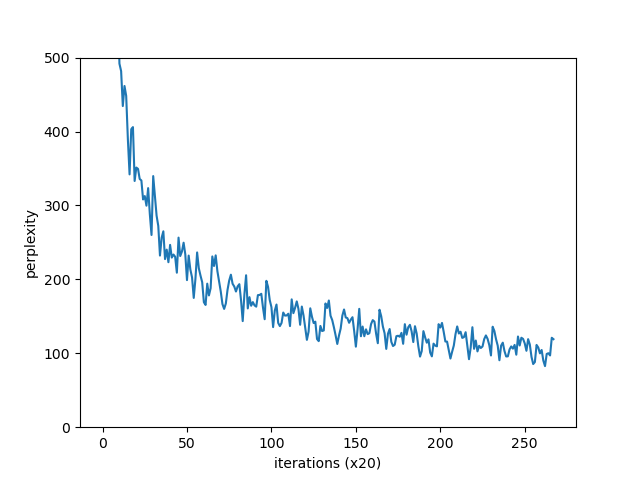

Source code (Python):
# coding: utf-8
import sys
sys.path.append('..')
import pickle
from dataset import ptb
from rnnlm_trainer import RnnlmTrainer
from rnnlm_trainer import eval_perplexity

GPU = False # 是否使用 GPU 的标志

if GPU:
    import cupy as np
    np.cuda.set_allocator(np.cuda.MemoryPool().malloc)

    print('\033[92m' + '-' * 60 + '\033[0m')
    print(' ' * 23 + '\033[92mGPU Mode (cupy)\033[0m')
    print('\033[92m' + '-' * 60 + '\033[0m\n')
else:
    import numpy as np

# ============================= 公用函数 =============================
def to_cpu(x):
    import numpy
    if type(x) == numpy.ndarray:
        return x
    return np.asnumpy(x)

def to_gpu(x):
    import cupy
    if type(x) == cupy.ndarray:
        return x
    return cupy.asarray(x)

'''
Softmax 函数
'''
def softmax(x):
    if x.ndim == 2:
        x = x - x.max(axis=1, keepdims=True)
        x = np.exp(x)
        x /= x.sum(axis=1, keepdims=True)
    elif x.ndim == 1:
        x = x - np.max(x)
        x = np.exp(x) / np.sum(np.exp(x))

    return x

'''
Sigmoid 函数
其导数为 y' = y * (1 - y)
'''
def sigmoid(x):
    return 1 / (1 + np.exp(-x))

# ============================= 基本层的实现 =============================
# 以后实现的层都有 params（eg.权重和偏置）和 grads 实例变量，由于可能有多个参数，所以均使用列表存储
# 所有的层都有 forward() 和 backward() 方法

'''
Embedding 层
'''
class Embedding:
    def __init__(self, W):
        self.params = [W]
        self.grads = [np.zeros_like(W)]
        self.idx = None # 保存需要提取的行的索引（单词ID）

    def forward(self, idx):
        W, = self.params # 这里的逗号为了取出权重 W 而不是 [W]
        self.idx = idx
        out = W[idx] # 根据 idx 提取对应的权重行
        return out # 返回提取后的权重值

    def backward(self, dout):
        dW, = self.grads
        dW[...] = 0 # 初始化为零矩阵

        if GPU:
            import cupyx
            cupyx.scatter_add(dW, self.idx, dout)
        else:
            np.add.at(dW, self.idx, dout)
        return None

'''
LSTM 层：Long Short-term Memory（长短期记忆）的缩写，意思是长时间维持短期记忆
【正向传播】如下：
- 输入端：c_prev(N, H), h_prev(N, H), x_t(N, D)
- 权重：Wx(D, 4H), Wh(H, 4H), b(N, 4H)
- 仿射变换：
  - f = sigmoid(x_t Wx[:, H] + h_prev Wh[:, H] + b), f(N, H)
  - g = tanh(x_t Wx[:, H:2*H] + h_prev Wh[:, H:2*H] + b), g(N, H)
  - i = sigmoid(x_t Wx[:, 2*H:3*H] + h_prev Wh[:, 2*H:3*H] + b), i(N, H)
  - o = sigmoid(x_t Wx[:, 3*H:4*H] + h_prev Wh[:, 3*H:4*H] + b), o(N, H)
- 输出端：
  - c_next = f * c_prev + g * i (* 为哈达玛积), c_next(N, H)
  - h_next = o * tanh(c_next) (* 为哈达玛积), h_next(N, H)
【反向传播】直接见如下代码（以及《深度学习进阶：自然语言处理》P242图）
'''
class LSTM:
    def __init__(self, Wx, Wh, b):
        self.params = [Wx, Wh, b]
        self.grads = [np.zeros_like(Wx), np.zeros_like(Wh), np.zeros_like(b)]
        self.cache = None

    def forward(self, x, h_prev, c_prev):
        Wx, Wh, b = self.params
        N, H = h_prev.shape

        # 4 个仿射变换整合为一个式子进行，A(N, 4H)
        A = np.dot(x, Wx) + np.dot(h_prev, Wh) + b

        # slice
        f = A[:, :H]
        g = A[:, H:2*H]
        i = A[:, 2*H:3*H]
        o = A[:, 3*H:]

        f = sigmoid(f)
        g = np.tanh(g)
        i = sigmoid(i)
        o = sigmoid(o)

        c_next = f * c_prev + g * i
        h_next = o * np.tanh(c_next)

        self.cache = (x, h_prev, c_prev, i, f, g, o, c_next)
        return h_next, c_next

    def backward(self, dh_next, dc_next):
        Wx, Wh, b = self.params
        x, h_prev, c_prev, i, f, g, o, c_next = self.cache

        tanh_c_next = np.tanh(c_next)
        dh_s = o * dh_next
        dc_s = dc_next + dh_s * (1 - tanh_c_next**2)

        dc_prev = f * dc_s
        df = c_prev * dc_s
        dg = i * dc_s
        di = g * dc_s
        do = tanh_c_next * dh_next

        df *= f * (1 - f)
        dg *= (1 - g**2)
        di *= i * (1 - i)
        do *= o * (1 - o)

        # np.hstack() 在水平方向上将矩阵拼接起来
        dA = np.hstack((df, dg, di, do))

        dWh = np.dot(h_prev.T, dA)
        dWx = np.dot(x.T, dA)
        db = dA.sum(axis=0)
        dx = np.dot(dA, Wx.T)
        dh_prev = np.dot(dA, Wh.T)

        self.grads[0][...] = dWx
        self.grads[1][...] = dWh
        self.grads[2][...] = db

        return dx, dh_prev, dc_prev

# ============================= Time 层的实现 =============================
# 以后实现的层都有 params（eg.权重和偏置）和 grads 实例变量，由于可能有多个参数，所以均使用列表存储
# 所有的层都有 forward() 和 backward() 方法

'''
Time Embedding 层：由多个 Embedding 层组成，每个层之间不用连接，单独处理即可
- 输入端：x_s(N, T)，其中每个 Embedding 层输入为 x_i(N, )
- 参数：每个 Embedding 层的权重大小为 W(V, D)
- 输出端：将 x_s 作为行索引提取 W，形成 out(N, T, D)
  - 其中：每个 Embedding 层将 x_i(N, ) 作为行索引提取 W，输出为 out_i(N, D)
'''
class TimeEmbedding:
    def __init__(self, W):
        self.params = [W]
        self.grads = [np.zeros_like(W)]
        self.layers = None
        self.W = W

    def forward(self, xs):
        N, T = xs.shape
        V, D = self.W.shape

        out = np.empty((N, T, D), dtype='f')
        self.layers = []

        for t in range(T):
            layer = Embedding(self.W)
            out[:, t, :] = layer.forward(xs[:, t])
            self.layers.append(layer)

        return out

    def backward(self, dout):
        N, T, D = dout.shape

        grad = 0
        for t in range(T):
            layer = self.layers[t]
            layer.backward(dout[:, t, :])
            grad += layer.grads[0]

        self.grads[0][...] = grad
        return None

'''
Time LSTM 层：由多个 LSTM 层组成
正向传播过程如下：  
-----------------------------------------------------------------------------------------------------------------
x_s(N,T,D)=                    x_0(N,D)              x_1(N,D)              x_2(N,D)  x_T(N,D)  
                               |                       |                     |         |
                               |                       |                     |         |
                               V                       V                     V         V
上一个TimeLSTM层 --c,h(N,H)--> LSTM_0 --c,h_0(N,H)--> LSTM_1 --c,h_1(N,H)--> LSTM_2 ... LSTM_T --c,h_T(N,H)--> 下一个TimeLSTM层
                                  |                  |                     |           |
                                  |                  |                     |           |
                                  V                  V                     V           V
h_s(N,T,H)=                      h_0(N,H)           h_1(N,H)             h_2(N,H)    h_T(N,H)   
-----------------------------------------------------------------------------------------------------------------
反向传播过程如下：
-----------------------------------------------------------------------------------------------------------------
dx_s(N,T,D)=                   dx_0(N,D)                dx_1(N,D)                  dx_2(N,D) dx_T(N,D) 
                                 ^                           ^                          ^         ^ 
                                 |                           |                          |         |
                                 |                           |                          |         |
上一个TimeLSTM层 <--dc,dh(N,H)-- LSTM_0 <--dc_0,dh_0(N,H)-- LSTM_1 <--dc_1,dh_1(N,H)-- LSTM_2 ... LSTM_T
                                ^                             ^                         ^          ^
                                |                             |                         |          |
                                |                             |                         |          |
dh_s(N,T,H)=                   dhs_0(N,H)                 dhs_1(N,H)               dhs_2(N,H) dhs_T(N,H)   
-----------------------------------------------------------------------------------------------------------------     
RNN 层各权重矩阵的尺寸：Wx(D, 4H), Wh(H, 4H), b(N, 4H)  
'''
class TimeLSTM:
    def __init__(self, Wx, Wh, b, stateful=False):
        self.params = [Wx, Wh, b]
        self.grads = [np.zeros_like(Wx), np.zeros_like(Wh), np.zeros_like(b)]
        self.layers = None

        self.h, self.c = None, None
        self.dh = None
        self.stateful = stateful

    # 设定隐藏状态
    def set_state(self, h, c):
        self.h, self.c = h, c

    # 重设隐藏状态
    def reset_state(self):
        self.h, self.c = None, None

    def forward(self, xs):
        Wx, Wh, b = self.params
        N, T, D = xs.shape
        H = Wh.shape[0]

        self.layers = []
        hs = np.empty((N, T, H), dtype='f')  # 创建一个空矩阵（可理解为预先分配指定大小的内存）

        # 若隐藏状态为 False，则第一个 LSTM 层的隐藏状态被初始化为零矩阵
        if not self.stateful or self.h is None:
            self.h = np.zeros((N, H), dtype='f')
        if not self.stateful or self.c is None:
            self.c = np.zeros((N, H), dtype='f')

        # 连接每个 LSTM 层（一共 T 层）并正向传播
        for t in range(T):
            layer = LSTM(*self.params)  # *号表示列表解构：将列表中的元素分配给几个变量
            self.h, self.c = layer.forward(xs[:, t, :], self.h, self.c)  # 此 LSTM 层输出的 h 值作为后一个 LSTM 层的输入
            hs[:, t, :] = self.h  # 最后一个 LSTM 层的输出作为整个 TimeLSTM 层的输出
            self.layers.append(layer)

        return hs

    def backward(self, dhs):
        Wx, Wh, b = self.params
        N, T, H = dhs.shape  # N：批大小，D：输入向量的维数，T：时序数据的个数
        D = Wx.shape[0]

        dxs = np.empty((N, T, D), dtype='f')  # 创建一个空矩阵（可理解为预先分配指定大小的内存）
        dh, dc = 0, 0
        grads = [0, 0, 0]

        # 连接每个 LSTM 层（一共 T 层）并反向传播
        for t in reversed(range(T)):
            layer = self.layers[t]
            dx, dh, dc = layer.backward(dhs[:, t, :] + dh, dc)
            dxs[:, t, :] = dx

            for i, grad in enumerate(layer.grads):
                grads[i] += grad

        for i, grad in enumerate(grads):
            self.grads[i][...] = grad
        self.dh = dh  # 隐藏状态的梯度值存放在成员变量 dh 中

        return dxs

'''
Time Affine 层：由多个 Affine 层组成，每个层之间不用连接，单独处理即可
- 输入端：x_s(N, T, H)，其中每个 Affine 层输入为 x_i(N, H)
- 参数：每个 Affine 层均为 W(H, V)，b(V, )
- 输出端：大小为 (N, T, V)，其中每个 Affine 层输出大小为 (N, V)
'''
class TimeAffine:
    def __init__(self, W, b):
        self.params = [W, b]
        self.grads = [np.zeros_like(W), np.zeros_like(b)]
        self.x = None

    def forward(self, x):
        N, T, D = x.shape
        W, b = self.params

        rx = x.reshape(N*T, -1) # 输入端展开为二维矩阵
        out = np.dot(rx, W) + b
        self.x = x
        return out.reshape(N, T, -1) # 恢复原形状

    def backward(self, dout):
        x = self.x
        N, T, D = x.shape
        W, b = self.params

        dout = dout.reshape(N*T, -1) # 输入端展开为二维矩阵
        rx = x.reshape(N*T, -1)

        db = np.sum(dout, axis=0)
        dW = np.dot(rx.T, dout)
        dx = np.dot(dout, W.T)
        dx = dx.reshape(*x.shape)

        self.grads[0][...] = dW
        self.grads[1][...] = db

        return dx

'''
Time SoftmaxWithLoss 层：由多个 SoftmaxWithLoss 层组成
'''
class TimeSoftmaxWithLoss:
    def __init__(self):
        self.params, self.grads = [], []
        self.cache = None
        self.ignore_label = -1

    def forward(self, xs, ts):
        N, T, V = xs.shape

        if ts.ndim == 3:  # 在监督标签为one-hot向量的情况下
            ts = ts.argmax(axis=2)

        mask = (ts != self.ignore_label)
        if GPU:
            mask = to_gpu(mask)

        # 按批次大小和时序大小进行整理（reshape）
        xs = xs.reshape(N * T, V)
        ts = ts.reshape(N * T)
        mask = mask.reshape(N * T)

        ys = softmax(xs)
        ls = np.log(ys[np.arange(N * T), ts])
        ls *= mask  # 与ignore_label相应的数据将损失设为0
        loss = -np.sum(ls)
        loss /= mask.sum()

        self.cache = (ts, ys, mask, (N, T, V))
        return loss

    def backward(self, dout=1):
        ts, ys, mask, (N, T, V) = self.cache

        dx = ys
        dx[np.arange(N * T), ts] -= 1
        dx *= dout
        dx /= mask.sum()
        dx *= mask[:, np.newaxis]  # 与ignore_label相应的数据将梯度设为0

        dx = dx.reshape((N, T, V))

        return dx

# ============================= RNNLM 的类定义 =============================
'''
RNNLM 层的构成如下：
                                                          t_s(N,T)（正确解标签）
                                                            |
                                                            |
                                                            V
w_s --> Time Embedding --> Time LSTM --> Time Affine --> Time Softmax with Loss --> loss
(N,T)                 (N,T,D)       (N,T,H)         (N,T,V)                    

Xaiver 初始值：在上一层有 n 个节点的情况下，使用标准差为 1/sqrt(n) 的分布作为初始值
'''
class RNNLM:
    def __init__(self, vocab_size=10000, wordvec_size=100, hidden_size=100):
        # 小批量样本个数，向量维数，隐藏层维数
        V, D, H = vocab_size, wordvec_size, hidden_size

        # 初始化权重
        embed_W = (np.random.randn(V, D) / 100).astype('f')  # 正态分布初始值
        lstm_Wx = (np.random.randn(D, 4 * H) / np.sqrt(D)).astype('f')  # Xaiver 初始值
        lstm_Wh = (np.random.randn(H, 4 * H) / np.sqrt(H)).astype('f')  # Xaiver 初始值
        lstm_b = np.zeros(4 * H).astype('f')
        affine_W = (np.random.randn(H, V) / np.sqrt(H)).astype('f')  # Xaiver 初始值
        affine_b = np.zeros(V).astype('f')

        self.layers = [TimeEmbedding(embed_W),
                       TimeLSTM(lstm_Wx, lstm_Wh, lstm_b),
                       TimeAffine(affine_W, affine_b)]
        self.loss_layer = TimeSoftmaxWithLoss()
        self.lstm_layer = self.layers[1]  # 专门设置一个 RNN 成员变量保存 TimeRNN 层

        self.params, self.grads = [], []
        for layer in self.layers:
            self.params += layer.params
            self.grads += layer.grads

    def predict(self, xs):
        for layer in self.layers:
            xs = layer.forward(xs)
        return xs

    def forward(self, xs, ts):
        score = self.predict(xs)
        loss = self.loss_layer.forward(score, ts)
        return loss

    def backward(self, dout=1):
        dout = self.loss_layer.backward(dout)
        for layer in reversed(self.layers):
            dout = layer.backward(dout)
        return dout

    def reset_state(self):
        self.lstm_layer.reset_state()

    def save_params(self, file_name='RNNLM.pkl'):
        params = [p.astype(np.float16) for p in self.params]
        if GPU:
            params = [to_cpu(p) for p in params]
        with open(file_name, 'wb') as f:
            pickle.dump(params, f)

    def load_params(self, file_name='RNNLM.pkl'):
        with open(file_name, 'rb') as f:
            params = pickle.load(f)
        params = [p.astype('f') for p in params]
        if GPU:
            params = [to_gpu(p) for p in params]
        for i, param in enumerate(self.params):
            param[...] = params[i]

# ============================= 优化器的定义 =============================
'''
随机梯度下降法（Stochastic Gradient Descent）
'''
class SGD:
    def __init__(self, lr=0.01):
        self.lr = lr

    def update(self, params, grads):
        for i in range(len(params)):
            params[i] -= self.lr * grads[i]

# ============================= 主程序 main ===================================
if __name__ == '__main__':
    # 设定超参数
    batch_size = 20  # (N=20)
    wordvec_size = 100  # (D=100)
    hidden_size = 100  # LSTM 层的隐藏状态向量的元素个数 (H=100)
    time_size = 35  # Truncated BPTT 的时间跨度大小 (T=35)
    lr = 20.0  # 学习率
    max_epoch = 4
    max_grad = 0.25

    # 读入训练集数据
    corpus, word_to_id, id_to_word = ptb.load_data('train')
    corpus_t, _, _ = ptb.load_data('test')
    xs = corpus[:-1]  # 输入
    ts = corpus[1:]  # 输出（监督标签）
    vocab_size = len(word_to_id)
    if GPU:
        xt, ts = to_gpu(xs), to_gpu(ts)

    # 生成模型
    model = RNNLM(vocab_size, wordvec_size, hidden_size)  # V=vocab_size, D=100, H=100
    optimizer = SGD(lr)
    trainer = RnnlmTrainer(model, optimizer)

    # 模型训练
    trainer.fit(xs, ts, max_epoch, batch_size, time_size, max_grad, eval_interval=20)
    trainer.plot(ylim=(0, 500))

    # 基于测试数据进行困惑度评价
    model.reset_state()
    ppl_test = eval_perplexity(model, corpus_t)
    print('test perplexity: ', ppl_test)

    # 保存参数
    model.save_params()
